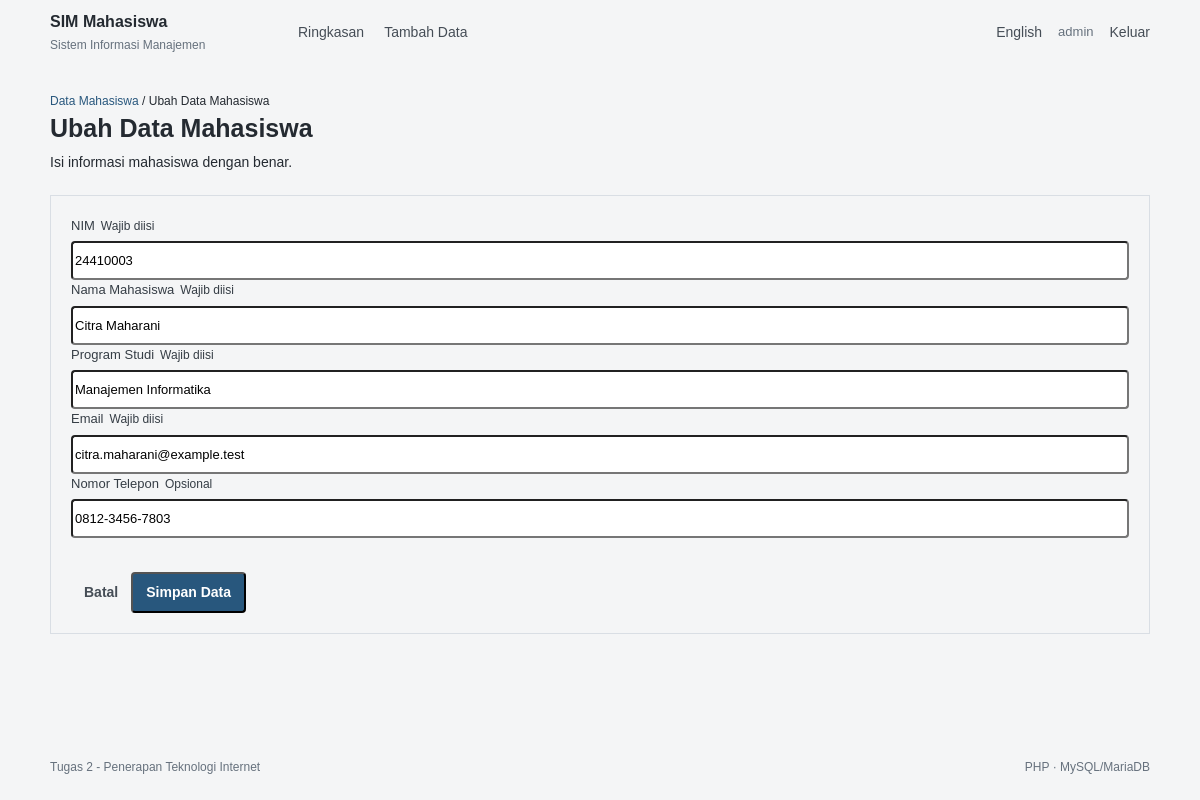
The page /student_form.php?id=3 (signed in) on the database its author committed.
### tables this page shows
CREATE TABLE IF NOT EXISTS students (
  id BIGINT UNSIGNED NOT NULL AUTO_INCREMENT,
  nim VARCHAR(20) NOT NULL,
  nama VARCHAR(100) NOT NULL,
  program_studi VARCHAR(100) NOT NULL,
  email VARCHAR(150) NOT NULL,
  telepon VARCHAR(20) NOT NULL DEFAULT '',
  created_at TIMESTAMP NOT NULL DEFAULT CURRENT_TIMESTAMP,
  updated_at TIMESTAMP NOT NULL DEFAULT CURRENT_TIMESTAMP ON UPDATE CURRENT_TIMESTAMP,
  PRIMARY KEY (id),
  UNIQUE KEY uq_students_nim (nim),
  KEY idx_students_nama (nama),
  KEY idx_students_program (program_studi)
);

### config/app.php (called while the page is built, shortened)
<?php
function t(string $key): string
{
    global $translations;
    $language = $_SESSION['language'] ?? 'id';
    return $translations[$language][$key] ?? $translations['id'][$key] ?? $key;
}
function h(mixed $value): string
{
    return htmlspecialchars((string) $value, ENT_QUOTES | ENT_SUBSTITUTE, 'UTF-8');
}
function db(): PDO
{
    $host = getenv('DB_HOST') ?: '127.0.0.1';
    $port = getenv('DB_PORT') ?: '3306';
    $name = getenv('DB_NAME') ?: 'sim_mahasiswa';
    $user = getenv('DB_USER') ?: 'root';
    $password = getenv('DB_PASS');
    if ($password === false) {
        $password = '';
    }
    $dsn = "mysql:host={$host};port={$port};dbname={$name};charset=utf8mb4";
    $pdo = new PDO($dsn, $user, $password, [
        PDO::ATTR_ERRMODE => PDO::ERRMODE_EXCEPTION,
        PDO::ATTR_DEFAULT_FETCH_MODE => PDO::FETCH_ASSOC,
        PDO::ATTR_EMULATE_PREPARES => false,
    ]);
    return $pdo;
}

### public/student_form.php (the view, shortened to what this page needs)
<?php
require_once __DIR__ . '/../config/app.php';
$rawId = array_key_exists('id', $_POST) ? post_string('id') : ($_GET['id'] ?? null);
$id = $rawId === null ? null : filter_var($rawId, FILTER_VALIDATE_INT, ['options' => ['min_range' => 1]]);
$editing = $rawId !== null;
$values = ['nim' => '', 'nama' => '', 'program_studi' => '', 'email' => '', 'telepon' => ''];
$errors = [];
if (is_post()) {
    if (!csrf_is_valid($_POST['_csrf'] ?? null)) {
        $errors[] = t('csrf_error');
    }
    foreach ($values as $field => $_) {
        $values[$field] = trim(post_string($field));
    }
    if (!preg_match('/^[A-Za-z0-9._-]{5,20}$/D', $values['nim'])) {
        $errors[] = t('invalid_nim');
    }
    if ($values['nama'] === '' || strlen($values['nama']) > 100) {
        $errors[] = t('invalid_name');
    }
    if ($values['program_studi'] === '' || strlen($values['program_studi']) > 100) {
        $errors[] = t('invalid_program');
    }
    if (!filter_var($values['email'], FILTER_VALIDATE_EMAIL) || strlen($values['email']) > 150) {
        $errors[] = t('invalid_email');
    }
    if ($values['telepon'] !== '' && !preg_match('/^[0-9+()\-\s]{7,20}$/D', $values['telepon'])) {
        $errors[] = t('invalid_phone');
    }
    if ($errors === []) {
        try {
            $pdo = db();
            if ($editing && is_int($id)) {
                $statement = $pdo->prepare(
                    'UPDATE students SET nim=:nim, nama=:nama, program_studi=:program_studi, email=:email, telepon=:telepon WHERE id=:id'
                );
                $statement->execute($values + ['id' => $id]);
                if ($statement->rowCount() === 0) {
                    $exists = $pdo->prepare('SELECT id FROM students WHERE id=:id');
                    $exists->execute(['id' => $id]);
                    if (!$exists->fetch()) {
                        $errors[] = t('not_found');
                    }
                }
            } else {
                $statement = $pdo->prepare(
                    'INSERT INTO students (nim, nama, program_studi, email, telepon) VALUES (:nim, :nama, :program_studi, :email, :telepon)'
                );
                $statement->execute($values);
            }
            if ($errors === []) {
                set_flash('success', t('saved'));
                redirect('index.php');
            }
        } catch (PDOException $exception) {
            if ($exception->getCode() === '23000') {
                $errors[] = t('duplicate_nim');
            } else {
                $databaseReady = false;
                $errors[] = t('db_error');
            }
        }
    }
} elseif ($editing && is_int($id)) {
    try {
        $statement = db()->prepare('SELECT nim, nama, program_studi, email, telepon FROM students WHERE id=:id');
        $statement->execute(['id' => $id]);
        $record = $statement->fetch();
        if (!$record) {
            http_response_code(404);
            $errors[] = t('not_found');
        } else {
            $values = $record;
        }
    } catch (PDOException $exception) {
        $databaseReady = false;
        $errors[] = t('db_error');
    }
}
$pageTitle = t($editing ? 'form_edit_title' : 'form_new_title');
require __DIR__ . '/../includes/header.php';
?>
<section class="page-heading compact-heading">
  <div><p class="eyebrow"><a href="index.php"><?= h(t('dashboard')) ?></a> / <?= h($pageTitle) ?></p><h1><?= h($pageTitle) ?></h1><p class="muted"><?= h(t('form_hint')) ?></p></div>
</section>
<section class="panel form-panel">
  <form action="student_form.php<?= $editing && is_int($id) ? '?id=' . (int) $id : '' ?>" method="post" class="student-form">
    <div class="form-grid">
      <label><?= h(t('nim')) ?><span class="field-note"><?= h(t('required')) ?></span><input type="text" name="nim" value="<?= h($values['nim']) ?>" required maxlength="20" pattern="[A-Za-z0-9._-]{5,20}" autocomplete="off"></label>
      <label><?= h(t('name')) ?><span class="field-note"><?= h(t('required')) ?></span><input type="text" name="nama" value="<?= h($values['nama']) ?>" required maxlength="100" autocomplete="name"></label>
      <label><?= h(t('program')) ?><span class="field-note"><?= h(t('required')) ?></span><input type="text" name="program_studi" value="<?= h($values['program_studi']) ?>" required maxlength="100"></label>
      <label><?= h(t('email')) ?><span class="field-note"><?= h(t('required')) ?></span><input type="email" name="email" value="<?= h($values['email']) ?>" required maxlength="150" autocomplete="email"></label>
      <label><?= h(t('phone')) ?><span class="field-note"><?= h(t('optional')) ?></span><input type="tel" name="telepon" value="<?= h($values['telepon']) ?>" maxlength="20" autocomplete="tel"></label>
    </div>
    <div class="form-actions"><a class="button button-quiet" href="index.php"><?= h(t('cancel')) ?></a><button class="button button-primary" type="submit"><?= h(t('save')) ?></button></div>
  </form>
</section>
<?php require __DIR__ . '/../includes/footer.php'; ?>

### public/assets/app.css (style rules this page uses)
* { box-sizing: border-box; }
html { min-width: 320px; background: #f4f5f6; }
body { margin: 0; color: #242a31; background: #f4f5f6; font: 14px/1.5 Arial, Helvetica, sans-serif; }
a { color: #28577d; text-decoration: none; }
button, input { font: inherit; }
button { cursor: pointer; }
:root { --text:#242a31; --muted:#66717d; --border:#d9dee4; --page:#f4f5f6; --blue:#28577d; }
body { color:var(--text); background:var(--page); font-family:Arial,Helvetica,sans-serif; font-size:14px; }
.page-heading { align-items:center; margin:0 0 22px; }
.page-heading h1 { margin:0 0 4px; color:var(--text); font-size:25px; letter-spacing:0; }
.page-heading p { margin:0; }
.eyebrow { margin:0 0 5px; font-size:12px; letter-spacing:0; text-transform:none; }
.button { min-height:38px; padding:8px 13px; border-radius:4px; box-shadow:none; transition:none; }
.button-primary { background:var(--blue); box-shadow:none; }
.panel { border:1px solid var(--border); border-radius:0; box-shadow:none; }
.form-panel { padding:20px; border-radius:0; box-shadow:none; }
.form-grid { gap:16px 20px; }
.student-form label,.stack-form label { color:#353d45; font-size:13px; }
.student-form input,.stack-form input { height:39px; border-radius:4px; }
.field-note { font-size:12px; }
.form-actions { margin-top:20px; padding-top:14px; border-color:var(--border); }
.page-heading { display: flex; justify-content: space-between; align-items: center; gap: 18px; }
.button { display: inline-flex; align-items: center; justify-content: center; font-weight: 600; }
.button-primary { color: #fff; }
.button-quiet { color: #454d56; background: transparent; }
.student-form label, .stack-form label { display: block; }
.student-form .field-note, .stack-form .field-note { margin-left: 6px; }
.student-form input, .stack-form input { display: block; width: 100%; margin-top: 6px; }

### rows shown on the page
students: nim "24410003", nama "Citra Maharani", program_studi "Manajemen Informatika", email "citra.maharani@example.test", telepon "0812-3456-7803"

### other values the page prints
t('app_name') "SIM Mahasiswa"
t('app_tagline') "Sistem Informasi Manajemen"
t('nav_home') "Ringkasan"
t('nav_add') "Tambah Data"
t('switch_language') "English"
$_SESSION['username'] "admin"
t('logout') "Keluar"
t('dashboard') "Data Mahasiswa"
$pageTitle "Ubah Data Mahasiswa"
t('form_hint') "Isi informasi mahasiswa dengan benar."
t('nim') "NIM"
t('required') "Wajib diisi"
t('name') "Nama Mahasiswa"
t('program') "Program Studi"
t('email') "Email"
